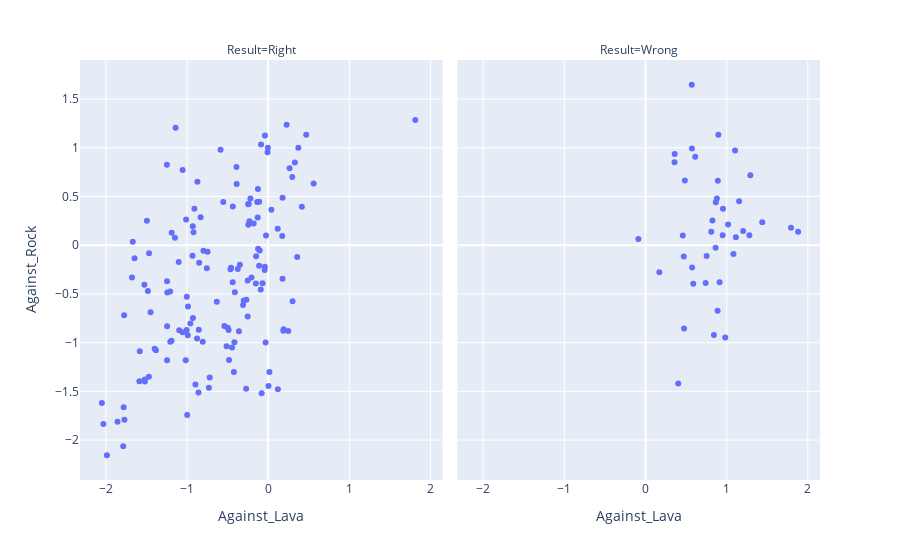

Write notebook code for a chart like this one.
### Code cell
fig = px.scatter(df_plot, x= "Against_Lava", y="Against_Rock", facet_col="Result")
fig

### Figure 1 — Plotly figure (JSON) as saved in the notebook; plotly's stock layout.template omitted (floating-point values rounded to 4 significant figures; data arrays with more than 128 entries replaced by an {"elided": "..."} marker saying what was removed)
{"data": [{"hovertemplate": "Result=Right<br>Against_Lava=%{x}<br>Against_Rock=%{y}<extra></extra>", "legendgroup": "", "marker": {"color": "#636efa", "symbol": "circle"}, "mode": "markers", "name": "", "orientation": "v", "showlegend": false, "type": "scatter", "x": {"elided": "140 float values"}, "xaxis": "x", "y": {"elided": "140 float values"}, "yaxis": "y"}, {"hovertemplate": "Result=Wrong<br>Against_Lava=%{x}<br>Against_Rock=%{y}<extra></extra>", "legendgroup": "", "marker": {"color": "#636efa", "symbol": "circle"}, "mode": "markers", "name": "", "orientation": "v", "showlegend": false, "type": "scatter", "x": [0.4841, 1.438, 0.6118, 0.5741, 0.8967, 0.4705, 0.7523, 1.792, 0.8241, 0.4744, 1.279, 1.203, 0.9499, 0.8654, 0.3588, 0.569, 1.113, 1.88, 0.1698, 1.153, 0.888, 1.083, 1.103, 0.8632, 1.291, 0.9818, 0.9124, 0.5711, 0.8097, 1.017, 0.5876, 0.4024, 0.7402, 0.8901, 0.8426, 0.9539, 0.357, 0.4589, -0.08861, 0.8789], "xaxis": "x2", "y": [0.6636, 0.2363, 0.9066, -0.2297, 1.135, -0.1164, -0.1113, 0.1798, 0.2531, -0.8541, 0.1013, 0.1466, 0.1014, 0.4406, 0.9356, 1.647, 0.0825, 0.1377, -0.2788, 0.4522, -0.6739, -0.08976, 0.9715, -0.02526, 0.7184, -0.9481, -0.3814, 0.9921, 0.1373, 0.2125, -0.3961, -1.42, -0.3887, 0.661, -0.921, 0.3745, 0.8515, 0.09875, 0.06435, 0.4785], "yaxis": "y2"}], "layout": {"annotations": [{"font": {}, "showarrow": false, "text": "Result=Right", "x": 0.245, "xanchor": "center", "xref": "paper", "y": 1, "yanchor": "bottom", "yref": "paper"}, {"font": {}, "showarrow": false, "text": "Result=Wrong", "x": 0.755, "xanchor": "center", "xref": "paper", "y": 1, "yanchor": "bottom", "yref": "paper"}], "legend": {"tracegroupgap": 0}, "margin": {"t": 60}, "xaxis": {"anchor": "y", "domain": [0, 0.49], "title": {"text": "Against_Lava"}}, "xaxis2": {"anchor": "y2", "domain": [0.51, 1], "matches": "x", "title": {"text": "Against_Lava"}}, "yaxis": {"anchor": "x", "domain": [0, 1], "title": {"text": "Against_Rock"}}, "yaxis2": {"anchor": "x2", "domain": [0, 1], "matches": "y", "showticklabels": false}}}
